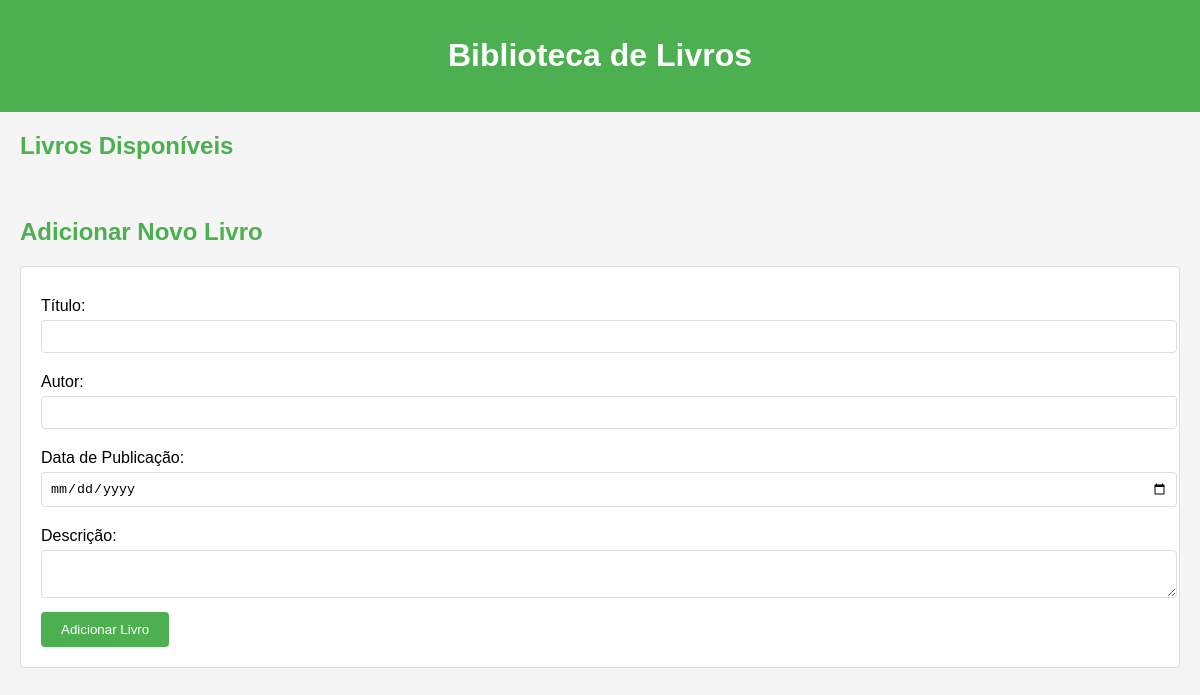
Before: / with the older database file.
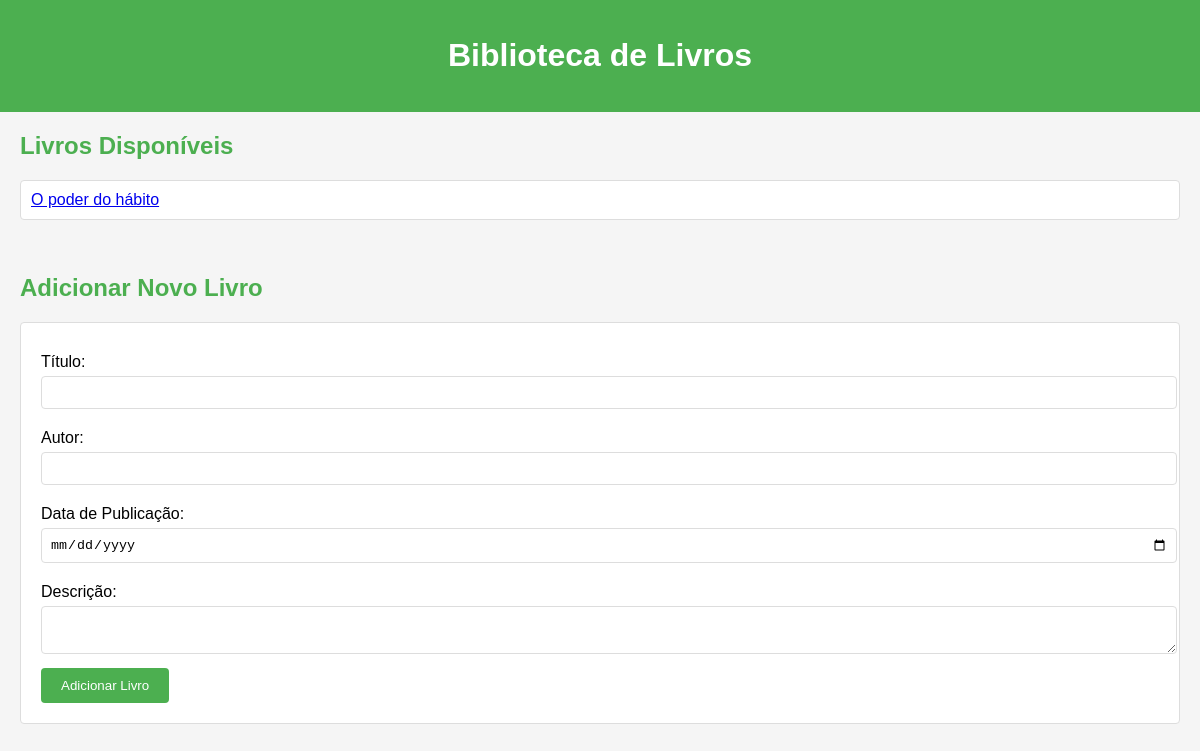
After: the same page with the newer database file.
### livro/models.py (models this page shows)
class Livro(models.Model):
    titulo = models.CharField(max_length=255)
    autor = models.CharField(max_length=255)
    data_publicacao = models.DateField()
    descricao = models.TextField()
    def __str__(self):
        return self.titulo

### livro/views.py (the view, shortened to what this page needs)
# urls.py: path('', dados_livros, name='pagina-livro'),
def dados_livros(request):
    livro = Livro.objects.all()
    return render(request, 'pagina_livro.html', {'livro': livro})

### livro/templates/pagina_livro.html (shortened to what this page needs)
{% extends "base/livro.html" %}
{% load static %}
{% block livro %}
    <main>
        <section id="book-list">
            <h2>Livros Disponíveis</h2>
            <ul id="books">
                {% for book in livro %}
                    <a href='{% url "detalhe-livro" book.id %}'><li>{{book}}</li></a>
                {% endfor %}
            </ul>
        </section>
        <br>
        <section id='book-form'>
            <h2>Adicionar Novo Livro</h2>
            <form id="new-book-form" method='POST' action='{% url "pagina-livro" %}'>
                <label for="titulo">Título:</label>
                <input type="text" id="titulo" name="titulo" required>
                <label for="autor">Autor:</label>
                <input type="text" id="autor" name="autor" required>
                <label for="data_publicacao">Data de Publicação:</label>
                <input type="date" id="data_publicacao" name="data_publicacao" required>
                <label for="descricao">Descrição:</label>
                <textarea id="descricao" name="descricao" required></textarea>
                <button type="submit">Adicionar Livro</button>
            </form>
        </section>
    </main>
{% endblock livro %}

### templates/base/livro.html (shortened to what this page needs)
{% load static %}
<!DOCTYPE html>
<html lang="pt-BR">
<head>
    <link rel="stylesheet" href="{% static "livro/css/livro.css" %}">
</head>
<body>
    <header>
        <h1>Biblioteca de Livros</h1>
    </header>
    {% block livro %}{% endblock livro %}
</body>
</html>

### templates/static/livro/css/livro.css (style rules this page uses)
body { font-family: Arial, sans-serif; background-color: #f5f5f5; margin: 0; padding: 0; }
header { background-color: #4CAF50; color: white; text-align: center; padding: 1em 0; }
main { margin: 20px; }
h2 { color: #4CAF50; }
#book-list ul { list-style-type: none; padding: 0; }
#book-list li { background-color: white; margin: 10px 0; padding: 10px; border: 1px solid #ddd; border-radius: 4px; }
#book-form form { background-color: white; padding: 20px; border: 1px solid #ddd; border-radius: 4px; }
#book-form label { display: block; margin: 10px 0 5px; }
#book-form input, #book-form textarea { width: 100%; padding: 8px; margin-bottom: 10px; border: 1px solid #ddd; border-radius: 4px; }
#book-form button { background-color: #4CAF50; color: white; padding: 10px 20px; border: none; border-radius: 4px; cursor: pointer; }

Changed rows visible on the page:
added Livro: titulo "O poder do hábito"
